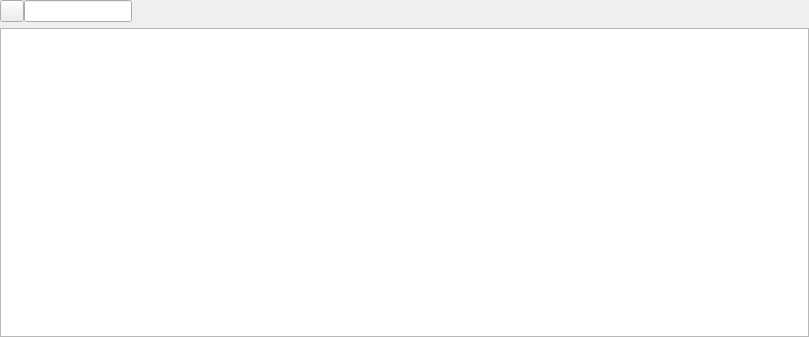
<?xml version="1.0" encoding="UTF-8"?>
<ui version="4.0">
 <class>LogbookWidget</class>
 <widget class="QWidget" name="LogbookWidget">
  <property name="geometry">
   <rect>
    <x>0</x>
    <y>0</y>
    <width>809</width>
    <height>337</height>
   </rect>
  </property>
  <property name="sizePolicy">
   <sizepolicy hsizetype="Preferred" vsizetype="Expanding">
    <horstretch>0</horstretch>
    <verstretch>0</verstretch>
   </sizepolicy>
  </property>
  <property name="windowTitle">
   <string notr="true">Form</string>
  </property>
  <layout class="QGridLayout" name="gridLayout">
   <property name="leftMargin">
    <number>0</number>
   </property>
   <property name="topMargin">
    <number>0</number>
   </property>
   <property name="rightMargin">
    <number>0</number>
   </property>
   <property name="bottomMargin">
    <number>0</number>
   </property>
   <item row="0" column="0">
    <layout class="QVBoxLayout" name="verticalLayout">
     <item>
      <layout class="QHBoxLayout" name="horizontalLayout">
       <item>
        <layout class="QHBoxLayout" name="horizontalLayout_3">
         <property name="spacing">
          <number>0</number>
         </property>
         <property name="rightMargin">
          <number>0</number>
         </property>
         <item>
          <widget class="QPushButton" name="searchTypeButton">
           <property name="sizePolicy">
            <sizepolicy hsizetype="Maximum" vsizetype="Preferred">
             <horstretch>0</horstretch>
             <verstretch>0</verstretch>
            </sizepolicy>
           </property>
           <property name="maximumSize">
            <size>
             <width>24</width>
             <height>16777215</height>
            </size>
           </property>
           <property name="focusPolicy">
            <enum>Qt::ClickFocus</enum>
           </property>
           <property name="contextMenuPolicy">
            <enum>Qt::NoContextMenu</enum>
           </property>
           <property name="styleSheet">
            <string notr="true">::menu-indicator{ image: none; width: 0px;}</string>
           </property>
           <property name="text">
            <string notr="true"/>
           </property>
           <property name="icon">
            <iconset resource="../res/icons/icons.qrc">
             <normaloff>:/icons/baseline-search-24px.svg</normaloff>:/icons/baseline-search-24px.svg</iconset>
           </property>
          </widget>
         </item>
         <item>
          <widget class="QLineEdit" name="searchTextFilter">
           <property name="sizePolicy">
            <sizepolicy hsizetype="Maximum" vsizetype="Fixed">
             <horstretch>0</horstretch>
             <verstretch>0</verstretch>
            </sizepolicy>
           </property>
           <property name="maximumSize">
            <size>
             <width>140</width>
             <height>16777215</height>
            </size>
           </property>
           <property name="focusPolicy">
            <enum>Qt::ClickFocus</enum>
           </property>
           <property name="maxLength">
            <number>20</number>
           </property>
           <property name="clearButtonEnabled">
            <bool>true</bool>
           </property>
          </widget>
         </item>
        </layout>
       </item>
       <item>
        <widget class="SmartSearchBox" name="bandSelectFilter" native="true">
         <property name="sizePolicy">
          <sizepolicy hsizetype="Maximum" vsizetype="Preferred">
           <horstretch>0</horstretch>
           <verstretch>0</verstretch>
          </sizepolicy>
         </property>
         <property name="focusPolicy">
          <enum>Qt::ClickFocus</enum>
         </property>
        </widget>
       </item>
       <item>
        <widget class="SmartSearchBox" name="modeSelectFilter" native="true">
         <property name="focusPolicy">
          <enum>Qt::ClickFocus</enum>
         </property>
        </widget>
       </item>
       <item>
        <widget class="SmartSearchBox" name="countrySelectFilter" native="true">
         <property name="sizePolicy">
          <sizepolicy hsizetype="Maximum" vsizetype="Fixed">
           <horstretch>0</horstretch>
           <verstretch>0</verstretch>
          </sizepolicy>
         </property>
         <property name="focusPolicy">
          <enum>Qt::ClickFocus</enum>
         </property>
        </widget>
       </item>
       <item>
        <widget class="SmartSearchBox" name="clubSelectFilter" native="true">
         <property name="sizePolicy">
          <sizepolicy hsizetype="Maximum" vsizetype="Preferred">
           <horstretch>0</horstretch>
           <verstretch>0</verstretch>
          </sizepolicy>
         </property>
         <property name="focusPolicy">
          <enum>Qt::ClickFocus</enum>
         </property>
        </widget>
       </item>
       <item>
        <widget class="SmartSearchBox" name="userSelectFilter" native="true">
         <property name="sizePolicy">
          <sizepolicy hsizetype="Maximum" vsizetype="Preferred">
           <horstretch>0</horstretch>
           <verstretch>0</verstretch>
          </sizepolicy>
         </property>
         <property name="focusPolicy">
          <enum>Qt::ClickFocus</enum>
         </property>
        </widget>
       </item>
       <item>
        <spacer name="horizontalSpacer">
         <property name="orientation">
          <enum>Qt::Horizontal</enum>
         </property>
         <property name="sizeHint" stdset="0">
          <size>
           <width>40</width>
           <height>20</height>
          </size>
         </property>
        </spacer>
       </item>
       <item>
        <widget class="QLabel" name="filteredQSOsLabel">
         <property name="text">
          <string/>
         </property>
        </widget>
       </item>
      </layout>
     </item>
     <item>
      <widget class="QTableQSOView" name="contactTable">
       <property name="focusPolicy">
        <enum>Qt::ClickFocus</enum>
       </property>
       <property name="contextMenuPolicy">
        <enum>Qt::ActionsContextMenu</enum>
       </property>
       <property name="editTriggers">
        <set>QAbstractItemView::EditKeyPressed</set>
       </property>
       <property name="tabKeyNavigation">
        <bool>false</bool>
       </property>
       <property name="alternatingRowColors">
        <bool>true</bool>
       </property>
       <property name="selectionBehavior">
        <enum>QAbstractItemView::SelectRows</enum>
       </property>
       <property name="verticalScrollMode">
        <enum>QAbstractItemView::ScrollPerPixel</enum>
       </property>
       <property name="horizontalScrollMode">
        <enum>QAbstractItemView::ScrollPerPixel</enum>
       </property>
       <property name="sortingEnabled">
        <bool>false</bool>
       </property>
       <attribute name="verticalHeaderVisible">
        <bool>false</bool>
       </attribute>
       <attribute name="verticalHeaderMinimumSectionSize">
        <number>25</number>
       </attribute>
       <attribute name="verticalHeaderDefaultSectionSize">
        <number>25</number>
       </attribute>
      </widget>
     </item>
    </layout>
   </item>
  </layout>
  <action name="actionDeleteContact">
   <property name="icon">
    <iconset theme="edit-delete">
     <normaloff>.</normaloff>.</iconset>
   </property>
   <property name="text">
    <string>Delete</string>
   </property>
   <property name="toolTip">
    <string>Logbook - Delete QSO</string>
   </property>
   <property name="shortcut">
    <string notr="true">Del</string>
   </property>
   <property name="changeableshortcut" stdset="0">
    <bool>true</bool>
   </property>
  </action>
  <action name="actionUploadClublog">
   <property name="icon">
    <iconset resource="../res/icons/icons.qrc">
     <normaloff>:/icons/cloud_upload-24px.svg</normaloff>:/icons/cloud_upload-24px.svg</iconset>
   </property>
   <property name="text">
    <string>Upload to Clublog</string>
   </property>
  </action>
  <action name="actionLookup">
   <property name="icon">
    <iconset resource="../res/icons/icons.qrc">
     <normaloff>:/icons/baseline-search-24px.svg</normaloff>:/icons/baseline-search-24px.svg</iconset>
   </property>
   <property name="text">
    <string>Lookup on Web</string>
   </property>
   <property name="toolTip">
    <string>Lookup on Web</string>
   </property>
  </action>
  <action name="actionCallbookLookup">
   <property name="icon">
    <iconset resource="../res/icons/icons.qrc">
     <normaloff>:/icons/cloud_download-24px.svg</normaloff>:/icons/cloud_download-24px.svg</iconset>
   </property>
   <property name="text">
    <string>Update from Callbook</string>
   </property>
   <property name="toolTip">
    <string>Add Missing Info</string>
   </property>
  </action>
  <action name="actionFilter">
   <property name="icon">
    <iconset resource="../res/icons/icons.qrc">
     <normaloff>:/icons/filter_list-24px.svg</normaloff>:/icons/filter_list-24px.svg</iconset>
   </property>
   <property name="text">
    <string>Filter Callsign</string>
   </property>
  </action>
  <action name="actionEditContact">
   <property name="text">
    <string>Edit Value</string>
   </property>
   <property name="toolTip">
    <string>Logbook - Edit Value</string>
   </property>
  </action>
  <action name="actionDisplayedColumns">
   <property name="text">
    <string>Column Visibility </string>
   </property>
   <property name="toolTip">
    <string>Which columns should be displayed</string>
   </property>
  </action>
  <action name="actionExportAs">
   <property name="icon">
    <iconset theme="document-export">
     <normaloff>.</normaloff>.</iconset>
   </property>
   <property name="text">
    <string>Export Selected</string>
   </property>
   <property name="toolTip">
    <string>Export selected QSOs</string>
   </property>
  </action>
  <action name="actionSendDXCSpot">
   <property name="text">
    <string>Send DX Spot</string>
   </property>
   <property name="toolTip">
    <string>Logbook - Send DX Spot</string>
   </property>
  </action>
  <action name="actionSearchCallsign">
   <property name="checkable">
    <bool>true</bool>
   </property>
   <property name="text">
    <string>Callsign</string>
   </property>
  </action>
  <action name="actionSearchGrid">
   <property name="checkable">
    <bool>true</bool>
   </property>
   <property name="text">
    <string>Gridsquare</string>
   </property>
  </action>
  <action name="actionSearchPOTA">
   <property name="checkable">
    <bool>true</bool>
   </property>
   <property name="text">
    <string>POTA</string>
   </property>
  </action>
  <action name="actionSearchSOTA">
   <property name="checkable">
    <bool>true</bool>
   </property>
   <property name="text">
    <string>SOTA</string>
   </property>
  </action>
  <action name="actionSearchWWFF">
   <property name="checkable">
    <bool>true</bool>
   </property>
   <property name="text">
    <string>WWFF</string>
   </property>
  </action>
  <action name="actionSearchSIG">
   <property name="checkable">
    <bool>true</bool>
   </property>
   <property name="text">
    <string>SIG</string>
   </property>
  </action>
  <action name="actionSearchIOTA">
   <property name="checkable">
    <bool>true</bool>
   </property>
   <property name="text">
    <string>IOTA</string>
   </property>
  </action>
 </widget>
 <customwidgets>
  <customwidget>
   <class>QTableQSOView</class>
   <extends>QTableView</extends>
   <header>ui/QTableQSOView.h</header>
  </customwidget>
  <customwidget>
   <class>SmartSearchBox</class>
   <extends>QWidget</extends>
   <header>ui/component/SmartSearchBox.h</header>
   <container>1</container>
  </customwidget>
 </customwidgets>
 <resources>
  <include location="../res/icons/icons.qrc"/>
 </resources>
 <connections>
  <connection>
   <sender>actionDeleteContact</sender>
   <signal>triggered()</signal>
   <receiver>LogbookWidget</receiver>
   <slot>deleteContact()</slot>
   <hints>
    <hint type="sourcelabel">
     <x>-1</x>
     <y>-1</y>
    </hint>
    <hint type="destinationlabel">
     <x>247</x>
     <y>168</y>
    </hint>
   </hints>
  </connection>
  <connection>
   <sender>searchTextFilter</sender>
   <signal>textChanged(QString)</signal>
   <receiver>LogbookWidget</receiver>
   <slot>onSearchTextChanged()</slot>
   <hints>
    <hint type="sourcelabel">
     <x>129</x>
     <y>16</y>
    </hint>
    <hint type="destinationlabel">
     <x>404</x>
     <y>168</y>
    </hint>
   </hints>
  </connection>
  <connection>
   <sender>actionUploadClublog</sender>
   <signal>triggered()</signal>
   <receiver>LogbookWidget</receiver>
   <slot>uploadClublog()</slot>
   <hints>
    <hint type="sourcelabel">
     <x>-1</x>
     <y>-1</y>
    </hint>
    <hint type="destinationlabel">
     <x>404</x>
     <y>168</y>
    </hint>
   </hints>
  </connection>
  <connection>
   <sender>actionFilter</sender>
   <signal>triggered()</signal>
   <receiver>LogbookWidget</receiver>
   <slot>filterSelectedCallsign()</slot>
   <hints>
    <hint type="sourcelabel">
     <x>-1</x>
     <y>-1</y>
    </hint>
    <hint type="destinationlabel">
     <x>404</x>
     <y>168</y>
    </hint>
   </hints>
  </connection>
  <connection>
   <sender>actionLookup</sender>
   <signal>triggered()</signal>
   <receiver>LogbookWidget</receiver>
   <slot>lookupSelectedCallsign()</slot>
   <hints>
    <hint type="sourcelabel">
     <x>-1</x>
     <y>-1</y>
    </hint>
    <hint type="destinationlabel">
     <x>404</x>
     <y>168</y>
    </hint>
   </hints>
  </connection>
  <connection>
   <sender>actionCallbookLookup</sender>
   <signal>triggered()</signal>
   <receiver>LogbookWidget</receiver>
   <slot>actionCallbookLookup()</slot>
   <hints>
    <hint type="sourcelabel">
     <x>-1</x>
     <y>-1</y>
    </hint>
    <hint type="destinationlabel">
     <x>404</x>
     <y>168</y>
    </hint>
   </hints>
  </connection>
  <connection>
   <sender>actionEditContact</sender>
   <signal>triggered()</signal>
   <receiver>LogbookWidget</receiver>
   <slot>editContact()</slot>
   <hints>
    <hint type="sourcelabel">
     <x>-1</x>
     <y>-1</y>
    </hint>
    <hint type="destinationlabel">
     <x>404</x>
     <y>168</y>
    </hint>
   </hints>
  </connection>
  <connection>
   <sender>actionDisplayedColumns</sender>
   <signal>triggered()</signal>
   <receiver>LogbookWidget</receiver>
   <slot>displayedColumns()</slot>
   <hints>
    <hint type="sourcelabel">
     <x>-1</x>
     <y>-1</y>
    </hint>
    <hint type="destinationlabel">
     <x>404</x>
     <y>168</y>
    </hint>
   </hints>
  </connection>
  <connection>
   <sender>contactTable</sender>
   <signal>doubleClicked(QModelIndex)</signal>
   <receiver>LogbookWidget</receiver>
   <slot>doubleClickColumn(QModelIndex)</slot>
   <hints>
    <hint type="sourcelabel">
     <x>404</x>
     <y>189</y>
    </hint>
    <hint type="destinationlabel">
     <x>404</x>
     <y>168</y>
    </hint>
   </hints>
  </connection>
  <connection>
   <sender>actionExportAs</sender>
   <signal>triggered()</signal>
   <receiver>LogbookWidget</receiver>
   <slot>exportContact()</slot>
   <hints>
    <hint type="sourcelabel">
     <x>-1</x>
     <y>-1</y>
    </hint>
    <hint type="destinationlabel">
     <x>404</x>
     <y>168</y>
    </hint>
   </hints>
  </connection>
  <connection>
   <sender>actionSendDXCSpot</sender>
   <signal>triggered()</signal>
   <receiver>LogbookWidget</receiver>
   <slot>sendDXCSpot()</slot>
   <hints>
    <hint type="sourcelabel">
     <x>-1</x>
     <y>-1</y>
    </hint>
    <hint type="destinationlabel">
     <x>404</x>
     <y>168</y>
    </hint>
   </hints>
  </connection>
  <connection>
   <sender>actionSearchCallsign</sender>
   <signal>triggered()</signal>
   <receiver>LogbookWidget</receiver>
   <slot>setCallsignSearch()</slot>
   <hints>
    <hint type="sourcelabel">
     <x>-1</x>
     <y>-1</y>
    </hint>
    <hint type="destinationlabel">
     <x>404</x>
     <y>168</y>
    </hint>
   </hints>
  </connection>
  <connection>
   <sender>actionSearchGrid</sender>
   <signal>triggered()</signal>
   <receiver>LogbookWidget</receiver>
   <slot>setGridsquareSearch()</slot>
   <hints>
    <hint type="sourcelabel">
     <x>-1</x>
     <y>-1</y>
    </hint>
    <hint type="destinationlabel">
     <x>404</x>
     <y>168</y>
    </hint>
   </hints>
  </connection>
  <connection>
   <sender>actionSearchPOTA</sender>
   <signal>triggered()</signal>
   <receiver>LogbookWidget</receiver>
   <slot>setPotaSearch()</slot>
   <hints>
    <hint type="sourcelabel">
     <x>-1</x>
     <y>-1</y>
    </hint>
    <hint type="destinationlabel">
     <x>404</x>
     <y>168</y>
    </hint>
   </hints>
  </connection>
  <connection>
   <sender>actionSearchSOTA</sender>
   <signal>triggered()</signal>
   <receiver>LogbookWidget</receiver>
   <slot>setSotaSearch()</slot>
   <hints>
    <hint type="sourcelabel">
     <x>-1</x>
     <y>-1</y>
    </hint>
    <hint type="destinationlabel">
     <x>404</x>
     <y>168</y>
    </hint>
   </hints>
  </connection>
  <connection>
   <sender>actionSearchWWFF</sender>
   <signal>triggered()</signal>
   <receiver>LogbookWidget</receiver>
   <slot>setWwffSearch()</slot>
   <hints>
    <hint type="sourcelabel">
     <x>-1</x>
     <y>-1</y>
    </hint>
    <hint type="destinationlabel">
     <x>404</x>
     <y>168</y>
    </hint>
   </hints>
  </connection>
  <connection>
   <sender>actionSearchSIG</sender>
   <signal>triggered()</signal>
   <receiver>LogbookWidget</receiver>
   <slot>setSigSearch()</slot>
   <hints>
    <hint type="sourcelabel">
     <x>-1</x>
     <y>-1</y>
    </hint>
    <hint type="destinationlabel">
     <x>404</x>
     <y>168</y>
    </hint>
   </hints>
  </connection>
  <connection>
   <sender>actionSearchIOTA</sender>
   <signal>triggered()</signal>
   <receiver>LogbookWidget</receiver>
   <slot>setIOTASearch()</slot>
   <hints>
    <hint type="sourcelabel">
     <x>-1</x>
     <y>-1</y>
    </hint>
    <hint type="destinationlabel">
     <x>404</x>
     <y>168</y>
    </hint>
   </hints>
  </connection>
 </connections>
 <slots>
  <slot>deleteContact()</slot>
  <slot>onSearchTextChanged()</slot>
  <slot>bandFilterChanged()</slot>
  <slot>uploadClublog()</slot>
  <slot>filterSelectedCallsign()</slot>
  <slot>lookupSelectedCallsign()</slot>
  <slot>actionCallbookLookup()</slot>
  <slot>modeFilterChanged()</slot>
  <slot>countryFilterChanged()</slot>
  <slot>editContact()</slot>
  <slot>displayedColumns()</slot>
  <slot>userFilterChanged()</slot>
  <slot>doubleClickColumn(QModelIndex)</slot>
  <slot>exportContact()</slot>
  <slot>clubFilterChanged()</slot>
  <slot>sendDXCSpot()</slot>
  <slot>setCallsignSearch()</slot>
  <slot>setGridsquareSearch()</slot>
  <slot>setPotaSearch()</slot>
  <slot>setSotaSearch()</slot>
  <slot>setWwffSearch()</slot>
  <slot>setSigSearch()</slot>
  <slot>setIOTASearch()</slot>
 </slots>
</ui>
